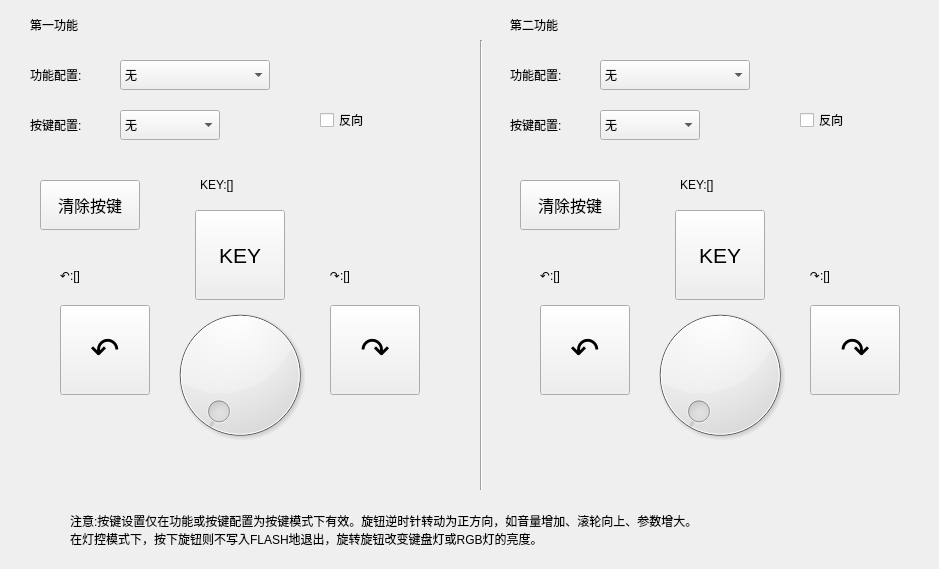
   <widget class="QWidget" name="tab_e">
    <attribute name="title">
     <string>旋钮</string>
    </attribute>
    <widget class="QComboBox" name="cBox_e_1">
     <property name="geometry">
      <rect>
       <x>120</x>
       <y>60</y>
       <width>150</width>
       <height>30</height>
      </rect>
     </property>
     <property name="focusPolicy">
      <enum>Qt::NoFocus</enum>
     </property>
     <item>
      <property name="text">
       <string>无</string>
      </property>
     </item>
     <item>
      <property name="text">
       <string>2向2按键</string>
      </property>
     </item>
     <item>
      <property name="text">
       <string>CTRL+鼠标滚轮</string>
      </property>
     </item>
     <item>
      <property name="text">
       <string>摇杆参数控制</string>
      </property>
     </item>
    </widget>
    <widget class="QComboBox" name="cBox_e_2">
     <property name="geometry">
      <rect>
       <x>600</x>
       <y>60</y>
       <width>150</width>
       <height>30</height>
      </rect>
     </property>
     <property name="focusPolicy">
      <enum>Qt::NoFocus</enum>
     </property>
     <item>
      <property name="text">
       <string>无</string>
      </property>
     </item>
     <item>
      <property name="text">
       <string>2向2按键</string>
      </property>
     </item>
     <item>
      <property name="text">
       <string>CTRL+鼠标滚轮</string>
      </property>
     </item>
     <item>
      <property name="text">
       <string>摇杆参数控制</string>
      </property>
     </item>
    </widget>
    <widget class="Line" name="line_2">
     <property name="geometry">
      <rect>
       <x>480</x>
       <y>40</y>
       <width>3</width>
       <height>450</height>
      </rect>
     </property>
     <property name="focusPolicy">
      <enum>Qt::NoFocus</enum>
     </property>
     <property name="orientation">
      <enum>Qt::Vertical</enum>
     </property>
    </widget>
    <widget class="QDial" name="dial_1">
     <property name="geometry">
      <rect>
       <x>165</x>
       <y>300</y>
       <width>150</width>
       <height>150</height>
      </rect>
     </property>
     <property name="focusPolicy">
      <enum>Qt::NoFocus</enum>
     </property>
    </widget>
    <widget class="QDial" name="dial_2">
     <property name="geometry">
      <rect>
       <x>645</x>
       <y>300</y>
       <width>150</width>
       <height>150</height>
      </rect>
     </property>
     <property name="focusPolicy">
      <enum>Qt::NoFocus</enum>
     </property>
    </widget>
    <widget class="QPushButton" name="key_e_1_0">
     <property name="geometry">
      <rect>
       <x>60</x>
       <y>305</y>
       <width>90</width>
       <height>90</height>
      </rect>
     </property>
     <property name="font">
      <font>
       <pointsize>26</pointsize>
      </font>
     </property>
     <property name="focusPolicy">
      <enum>Qt::NoFocus</enum>
     </property>
     <property name="text">
      <string>↶</string>
     </property>
    </widget>
    <widget class="QPushButton" name="key_e_1_1">
     <property name="geometry">
      <rect>
       <x>330</x>
       <y>305</y>
       <width>90</width>
       <height>90</height>
      </rect>
     </property>
     <property name="font">
      <font>
       <pointsize>26</pointsize>
      </font>
     </property>
     <property name="focusPolicy">
      <enum>Qt::NoFocus</enum>
     </property>
     <property name="text">
      <string>↷</string>
     </property>
    </widget>
    <widget class="QPushButton" name="key_e_2_0">
     <property name="geometry">
      <rect>
       <x>540</x>
       <y>305</y>
       <width>90</width>
       <height>90</height>
      </rect>
     </property>
     <property name="font">
      <font>
       <pointsize>26</pointsize>
      </font>
     </property>
     <property name="focusPolicy">
      <enum>Qt::NoFocus</enum>
     </property>
     <property name="text">
      <string>↶</string>
     </property>
    </widget>
    <widget class="QPushButton" name="key_e_2_1">
     <property name="geometry">
      <rect>
       <x>810</x>
       <y>305</y>
       <width>90</width>
       <height>90</height>
      </rect>
     </property>
     <property name="font">
      <font>
       <pointsize>26</pointsize>
      </font>
     </property>
     <property name="focusPolicy">
      <enum>Qt::NoFocus</enum>
     </property>
     <property name="text">
      <string>↷</string>
     </property>
    </widget>
    <widget class="QLabel" name="label_10">
     <property name="geometry">
      <rect>
       <x>30</x>
       <y>10</y>
       <width>100</width>
       <height>30</height>
      </rect>
     </property>
     <property name="focusPolicy">
      <enum>Qt::NoFocus</enum>
     </property>
     <property name="text">
      <string>第一功能</string>
     </property>
    </widget>
    <widget class="QLabel" name="label_11">
     <property name="geometry">
      <rect>
       <x>510</x>
       <y>10</y>
       <width>100</width>
       <height>30</height>
      </rect>
     </property>
     <property name="focusPolicy">
      <enum>Qt::NoFocus</enum>
     </property>
     <property name="text">
      <string>第二功能</string>
     </property>
    </widget>
    <widget class="QLabel" name="label_18">
     <property name="geometry">
      <rect>
       <x>30</x>
       <y>60</y>
       <width>100</width>
       <height>30</height>
      </rect>
     </property>
     <property name="focusPolicy">
      <enum>Qt::NoFocus</enum>
     </property>
     <property name="text">
      <string>功能配置:</string>
     </property>
    </widget>
    <widget class="QLabel" name="label_19">
     <property name="geometry">
      <rect>
       <x>510</x>
       <y>60</y>
       <width>100</width>
       <height>30</height>
      </rect>
     </property>
     <property name="focusPolicy">
      <enum>Qt::NoFocus</enum>
     </property>
     <property name="text">
      <string>功能配置:</string>
     </property>
    </widget>
    <widget class="QPushButton" name="key_e_1">
     <property name="geometry">
      <rect>
       <x>195</x>
       <y>210</y>
       <width>90</width>
       <height>90</height>
      </rect>
     </property>
     <property name="font">
      <font>
       <pointsize>16</pointsize>
      </font>
     </property>
     <property name="focusPolicy">
      <enum>Qt::NoFocus</enum>
     </property>
     <property name="text">
      <string>KEY</string>
     </property>
    </widget>
    <widget class="QPushButton" name="key_e_2">
     <property name="geometry">
      <rect>
       <x>675</x>
       <y>210</y>
       <width>90</width>
       <height>90</height>
      </rect>
     </property>
     <property name="font">
      <font>
       <pointsize>16</pointsize>
      </font>
     </property>
     <property name="focusPolicy">
      <enum>Qt::NoFocus</enum>
     </property>
     <property name="text">
      <string>KEY</string>
     </property>
    </widget>
    <widget class="QLabel" name="lb_e_1_0">
     <property name="geometry">
      <rect>
       <x>60</x>
       <y>260</y>
       <width>120</width>
       <height>30</height>
      </rect>
     </property>
     <property name="focusPolicy">
      <enum>Qt::NoFocus</enum>
     </property>
     <property name="text">
      <string>↶:[]</string>
     </property>
    </widget>
    <widget class="QLabel" name="lb_e_1_1">
     <property name="geometry">
      <rect>
       <x>330</x>
       <y>260</y>
       <width>120</width>
       <height>30</height>
      </rect>
     </property>
     <property name="focusPolicy">
      <enum>Qt::NoFocus</enum>
     </property>
     <property name="text">
      <string>↷:[]</string>
     </property>
    </widget>
    <widget class="QLabel" name="lb_e_2_0">
     <property name="geometry">
      <rect>
       <x>540</x>
       <y>260</y>
       <width>120</width>
       <height>30</height>
      </rect>
     </property>
     <property name="focusPolicy">
      <enum>Qt::NoFocus</enum>
     </property>
     <property name="text">
      <string>↶:[]</string>
     </property>
    </widget>
    <widget class="QLabel" name="lb_e_2_1">
     <property name="geometry">
      <rect>
       <x>810</x>
       <y>260</y>
       <width>120</width>
       <height>30</height>
      </rect>
     </property>
     <property name="focusPolicy">
      <enum>Qt::NoFocus</enum>
     </property>
     <property name="text">
      <string>↷:[]</string>
     </property>
    </widget>
    <widget class="QLabel" name="lb_e_1">
     <property name="geometry">
      <rect>
       <x>200</x>
       <y>170</y>
       <width>120</width>
       <height>30</height>
      </rect>
     </property>
     <property name="focusPolicy">
      <enum>Qt::NoFocus</enum>
     </property>
     <property name="text">
      <string>KEY:[]</string>
     </property>
    </widget>
    <widget class="QLabel" name="lb_e_2">
     <property name="geometry">
      <rect>
       <x>680</x>
       <y>170</y>
       <width>120</width>
       <height>30</height>
      </rect>
     </property>
     <property name="focusPolicy">
      <enum>Qt::NoFocus</enum>
     </property>
     <property name="text">
      <string>KEY:[]</string>
     </property>
    </widget>
    <widget class="QLabel" name="label_43">
     <property name="geometry">
      <rect>
       <x>30</x>
       <y>110</y>
       <width>100</width>
       <height>30</height>
      </rect>
     </property>
     <property name="focusPolicy">
      <enum>Qt::NoFocus</enum>
     </property>
     <property name="text">
      <string>按键配置:</string>
     </property>
    </widget>
    <widget class="QComboBox" name="cBox_e_key_1">
     <property name="geometry">
      <rect>
       <x>120</x>
       <y>110</y>
       <width>100</width>
       <height>30</height>
      </rect>
     </property>
     <property name="focusPolicy">
      <enum>Qt::NoFocus</enum>
     </property>
     <item>
      <property name="text">
       <string>无</string>
      </property>
     </item>
     <item>
      <property name="text">
       <string>单按键</string>
      </property>
     </item>
    </widget>
    <widget class="QLabel" name="label_44">
     <property name="geometry">
      <rect>
       <x>510</x>
       <y>110</y>
       <width>100</width>
       <height>30</height>
      </rect>
     </property>
     <property name="focusPolicy">
      <enum>Qt::NoFocus</enum>
     </property>
     <property name="text">
      <string>按键配置:</string>
     </property>
    </widget>
    <widget class="QComboBox" name="cBox_e_key_2">
     <property name="geometry">
      <rect>
       <x>600</x>
       <y>110</y>
       <width>100</width>
       <height>30</height>
      </rect>
     </property>
     <property name="focusPolicy">
      <enum>Qt::NoFocus</enum>
     </property>
     <item>
      <property name="text">
       <string>无</string>
      </property>
     </item>
     <item>
      <property name="text">
       <string>单按键</string>
      </property>
     </item>
    </widget>
    <widget class="QPushButton" name="key_clear_e_1">
     <property name="geometry">
      <rect>
       <x>40</x>
       <y>180</y>
       <width>100</width>
       <height>50</height>
      </rect>
     </property>
     <property name="font">
      <font>
       <pointsize>12</pointsize>
      </font>
     </property>
     <property name="focusPolicy">
      <enum>Qt::NoFocus</enum>
     </property>
     <property name="text">
      <string>清除按键</string>
     </property>
    </widget>
    <widget class="QPushButton" name="key_clear_e_2">
     <property name="geometry">
      <rect>
       <x>520</x>
       <y>180</y>
       <width>100</width>
       <height>50</height>
      </rect>
     </property>
     <property name="font">
      <font>
       <pointsize>12</pointsize>
      </font>
     </property>
     <property name="focusPolicy">
      <enum>Qt::NoFocus</enum>
     </property>
     <property name="text">
      <string>清除按键</string>
     </property>
    </widget>
    <widget class="QCheckBox" name="cB_e_1">
     <property name="geometry">
      <rect>
       <x>320</x>
       <y>110</y>
       <width>100</width>
       <height>20</height>
      </rect>
     </property>
     <property name="focusPolicy">
      <enum>Qt::NoFocus</enum>
     </property>
     <property name="text">
      <string>反向</string>
     </property>
    </widget>
    <widget class="QCheckBox" name="cB_e_2">
     <property name="geometry">
      <rect>
       <x>800</x>
       <y>110</y>
       <width>100</width>
       <height>20</height>
      </rect>
     </property>
     <property name="focusPolicy">
      <enum>Qt::NoFocus</enum>
     </property>
     <property name="text">
      <string>反向</string>
     </property>
    </widget>
    <widget class="QLabel" name="label_21">
     <property name="geometry">
      <rect>
       <x>70</x>
       <y>500</y>
       <width>800</width>
       <height>60</height>
      </rect>
     </property>
     <property name="focusPolicy">
      <enum>Qt::NoFocus</enum>
     </property>
     <property name="text">
      <string>注意:按键设置仅在功能或按键配置为按键模式下有效。旋钮逆时针转动为正方向，如音量增加、滚轮向上、参数增大。
在灯控模式下，按下旋钮则不写入FLASH地退出，旋转旋钮改变键盘灯或RGB灯的亮度。</string>
     </property>
    </widget>
   </widget>
